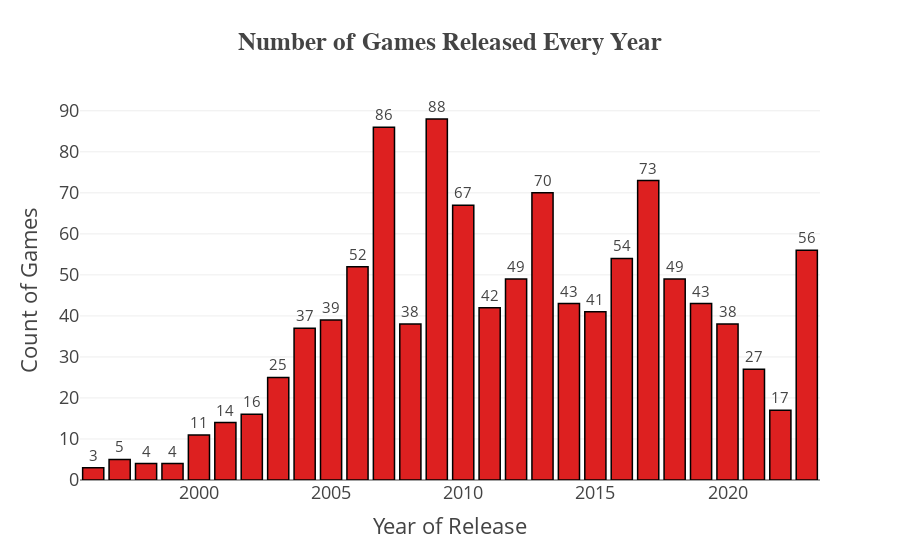

The cell this chart's notebook holds for it:
### Code cell
#Let's visualize the number of Nintendo games released every year

df_gameyear = df.groupby(['year_added'], as_index=False)['title'].count().sort_values(by='year_added', ascending=True)
fig4 = px.bar(df_gameyear, x='year_added', y='title', template="presentation", color_discrete_sequence=['#dd2020'], labels={"title":"Count of Games", "year_added":"Year of Release"}, title='<b>Number of Games Released Every Year</b>')
fig4.update_traces(marker_line_color='black', marker_line_width=1.5, text=df_gameyear['title'], textposition='outside', textfont=dict(size=15))
fig4.update_layout(title_font_family="Sans-serif", title_font_size=25)
fig4.show()

### Figure 1 — Plotly figure (JSON) as saved in the notebook; plotly's stock layout.template omitted (floating-point values rounded to 4 significant figures)
{"data": [{"alignmentgroup": "True", "hovertemplate": "Year of Release=%{x}<br>Count of Games=%{y}<extra></extra>", "legendgroup": "", "marker": {"color": "#dd2020", "line": {"color": "black", "width": 1.5}, "pattern": {"shape": ""}}, "name": "", "offsetgroup": "", "orientation": "v", "showlegend": false, "text": [3, 5, 4, 4, 11, 14, 16, 25, 37, 39, 52, 86, 38, 88, 67, 42, 49, 70, 43, 41, 54, 73, 49, 43, 38, 27, 17, 56], "textfont": {"size": 15}, "textposition": "outside", "type": "bar", "x": [1996, 1997, 1998, 1999, 2000, 2001, 2002, 2003, 2004, 2005, 2006, 2007, 2008, 2009, 2010, 2011, 2012, 2013, 2014, 2015, 2016, 2017, 2018, 2019, 2020, 2021, 2022, 2023], "xaxis": "x", "y": [3, 5, 4, 4, 11, 14, 16, 25, 37, 39, 52, 86, 38, 88, 67, 42, 49, 70, 43, 41, 54, 73, 49, 43, 38, 27, 17, 56], "yaxis": "y"}], "layout": {"barmode": "relative", "legend": {"tracegroupgap": 0}, "title": {"font": {"family": "Sans-serif", "size": 25}, "text": "<b>Number of Games Released Every Year</b>"}, "xaxis": {"anchor": "y", "domain": [0, 1], "title": {"text": "Year of Release"}}, "yaxis": {"anchor": "x", "domain": [0, 1], "title": {"text": "Count of Games"}}}}
